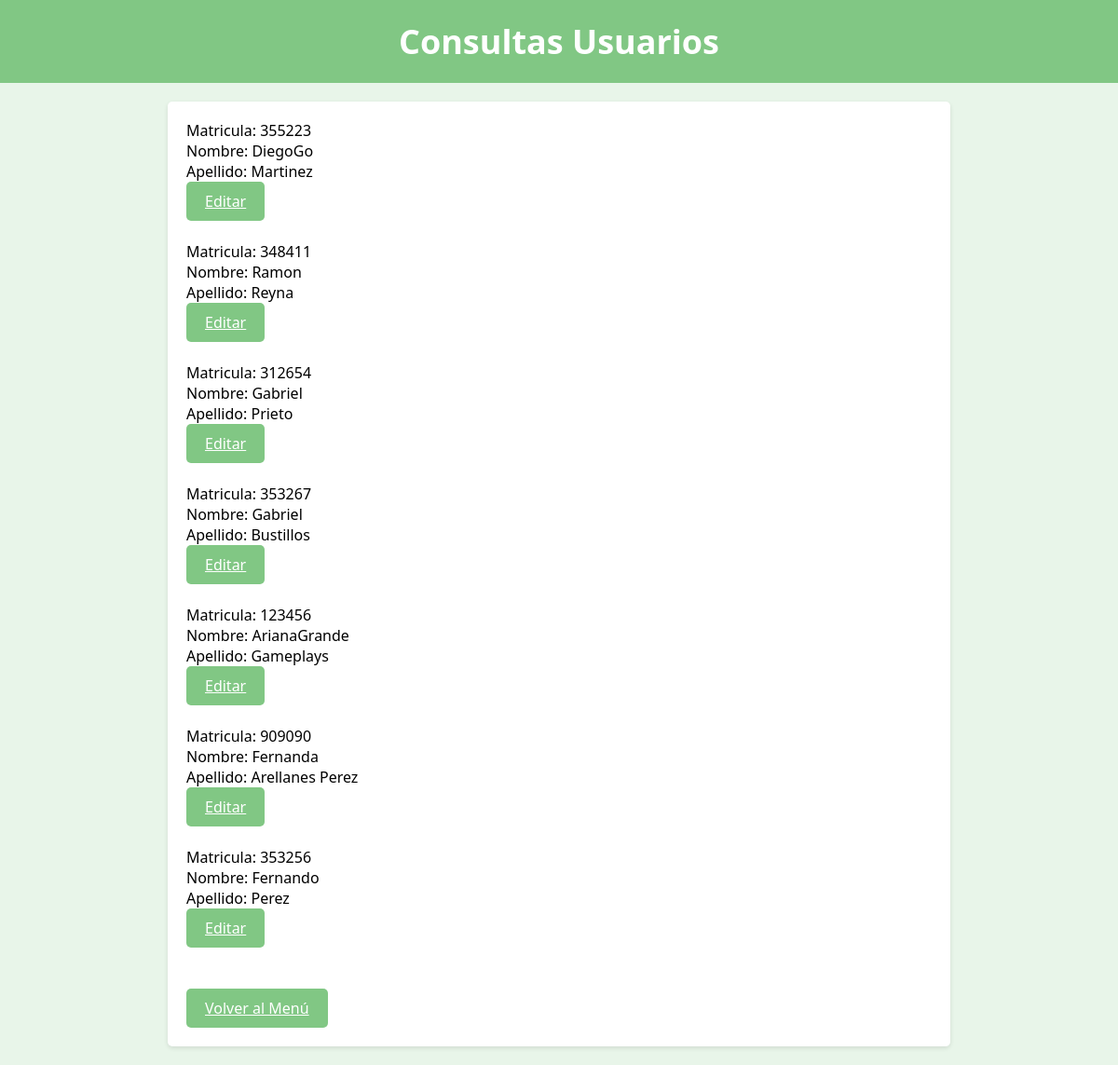
/consultas.php (signed in), run on the app's committed database.
### tables this page shows
CREATE TABLE IF NOT EXISTS `usuarios` (
  `usuario` varchar(255) NOT NULL,
  `password` varchar(255) NOT NULL,
  `apellido` varchar(255) NOT NULL,
  `matricula` varchar(255) NOT NULL
);

### consultas.php (the view, shortened to what this page needs)
<!DOCTYPE html>
<html lang="es">
<head>
<link rel="stylesheet" href="styles.css">
</head>
<body>
  <header>
    <h1>Consultas Usuarios</h1>
  </header>
  <div class="content">
  <?php
    $conexion = mysqli_connect("localhost","root","","proyecto");
    $query = "select * from usuarios;";
    $resultado = mysqli_query($conexion,$query);
    while($registro = mysqli_fetch_array($resultado)){
        echo "Matricula: ".$registro["matricula"];
        echo "<br>";
        echo "Nombre: ".$registro["usuario"];
        echo "<br>";
        echo "Apellido: ".$registro["apellido"];
        echo "<br>";
        echo '<a href="cambiosform.php?matricula='.$registro["matricula"].'" class="btn">Editar</a>';
        echo "<br>";echo "<br>";
    }
?>
  <br>
    <a href="index.php" class="btn">Volver al Menú</a>
  </div>
</body>
</html>

### styles.css (style rules this page uses)
body { font-family: 'Segoe UI', Tahoma, Geneva, Verdana, sans-serif; margin: 0; padding: 0; background-color: #e8f5e9; }
header { background-color: #81c784; color: #fff; padding: 20px; text-align: center; font-size: 36px; }
h1, h2 { margin: 0; font-size: 36px; }
.content { max-width: 800px; margin: 20px auto; padding: 20px; background-color: #fff; border-radius: 5px; box-shadow: 0px 2px 5px rgba(0, 0, 0, 0.1); }
a { color: #007bff; }
a.btn { color: #fff; }
button[type="submit"], .btn { display: inline-block; padding: 10px 20px; background-color: #81c784; color: #fff; border: none; border-radius: 5px; cursor: pointer; transition: background-color 0.3s; }

### data on the page
usuarios: matricula "355223", usuario "DiegoGo", apellido "Martinez"
usuarios: matricula "348411", usuario "Ramon", apellido "Reyna"
usuarios: matricula "312654", usuario "Gabriel", apellido "Prieto"
usuarios: matricula "353267", usuario "Gabriel", apellido "Bustillos"
usuarios: matricula "123456", usuario "ArianaGrande", apellido "Gameplays"
usuarios: matricula "909090", usuario "Fernanda", apellido "Arellanes Perez"
usuarios: matricula "353256", usuario "Fernando", apellido "Perez"
